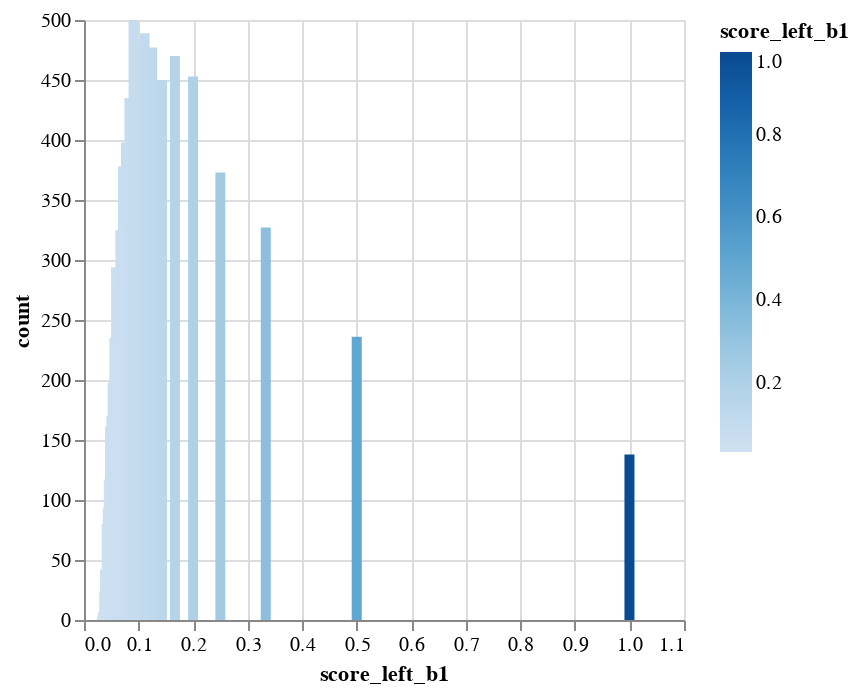
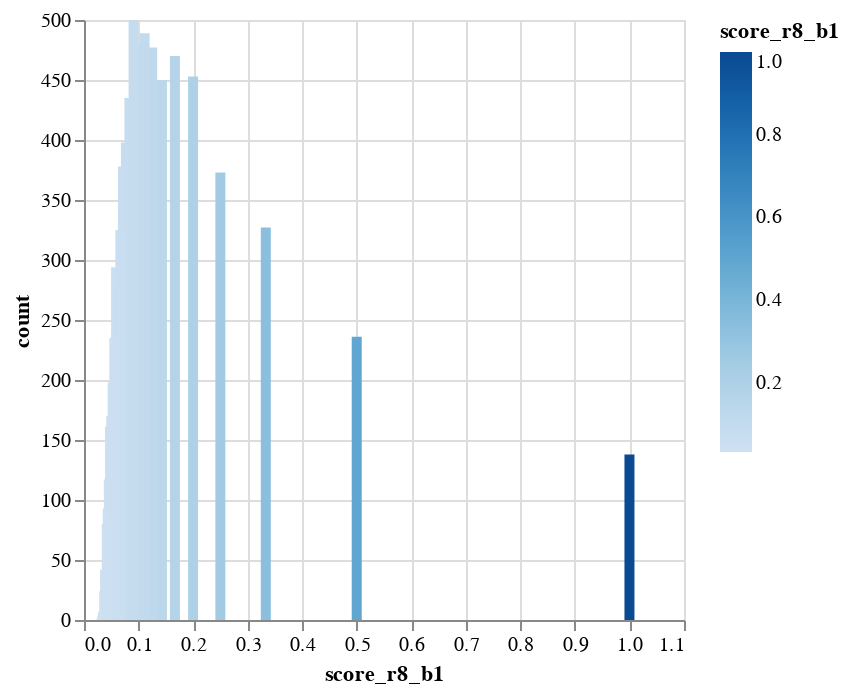

The notebook cell these images were saved under, in order:
### Code cell
show_b_stats('score_left_b1')
show_b_stats('score_r8_b1')

### Figure 1 — Vega-Lite specification as saved in the notebook (floating-point values rounded to 4 significant figures)
{"config": {"view": {"continuousWidth": 300, "continuousHeight": 300}}, "data": {"name": "data-6f4f39920234ded42066c412f915aed6"}, "mark": {"type": "bar", "tooltip": true}, "encoding": {"color": {"field": "score_left_b1", "type": "quantitative"}, "x": {"field": "score_left_b1", "type": "quantitative"}, "y": {"field": "count", "type": "quantitative"}}, "params": [{"name": "param_1", "select": {"type": "interval", "encodings": ["x", "y"]}, "bind": "scales"}], "$schema": "https://vega.github.io/schema/vega-lite/v5.20.1.json", "datasets": {"data-6f4f39920234ded42066c412f915aed6": [{"score_left_b1": 0.0476, "count": 161}, {"score_left_b1": 0.125, "count": 477}, {"score_left_b1": 0.0588, "count": 294}, {"score_left_b1": 0.0769, "count": 398}, {"score_left_b1": 0.0333, "count": 3}, {"score_left_b1": 0.0714, "count": 378}, {"score_left_b1": 0.037, "count": 24}, {"score_left_b1": 0.5, "count": 236}, {"score_left_b1": 0.1, "count": 480}, {"score_left_b1": 0.0833, "count": 435}, {"score_left_b1": 0.3333, "count": 327}, {"score_left_b1": 0.0345, "count": 6}, {"score_left_b1": 0.0625, "count": 277}, {"score_left_b1": 0.04, "count": 40}, {"score_left_b1": 0.1111, "count": 489}, {"score_left_b1": 0.0455, "count": 117}, {"score_left_b1": 0.25, "count": 373}, {"score_left_b1": 0.0667, "count": 325}, {"score_left_b1": 0.05, "count": 170}, {"score_left_b1": 0.0357, "count": 7}, {"score_left_b1": 0.0435, "count": 93}, {"score_left_b1": 0.0323, "count": 1}, {"score_left_b1": 1.0, "count": 138}, {"score_left_b1": 0.2, "count": 453}, {"score_left_b1": 0.1429, "count": 450}, {"score_left_b1": 0.0385, "count": 42}, {"score_left_b1": 0.1667, "count": 470}, {"score_left_b1": 0.0909, "count": 500}, {"score_left_b1": 0.0556, "count": 235}, {"score_left_b1": 0.0526, "count": 198}, {"score_left_b1": 0.0417, "count": 80}]}}

### Figure 2 — Vega-Lite specification as saved in the notebook (floating-point values rounded to 4 significant figures)
{"config": {"view": {"continuousWidth": 300, "continuousHeight": 300}}, "data": {"name": "data-d8f7e55c0654fbe7ceb1db393ccb2cd3"}, "mark": {"type": "bar", "tooltip": true}, "encoding": {"color": {"field": "score_r8_b1", "type": "quantitative"}, "x": {"field": "score_r8_b1", "type": "quantitative"}, "y": {"field": "count", "type": "quantitative"}}, "params": [{"name": "param_2", "select": {"type": "interval", "encodings": ["x", "y"]}, "bind": "scales"}], "$schema": "https://vega.github.io/schema/vega-lite/v5.20.1.json", "datasets": {"data-d8f7e55c0654fbe7ceb1db393ccb2cd3": [{"score_r8_b1": 0.125, "count": 477}, {"score_r8_b1": 0.0476, "count": 161}, {"score_r8_b1": 0.0333, "count": 3}, {"score_r8_b1": 0.0588, "count": 294}, {"score_r8_b1": 0.0769, "count": 398}, {"score_r8_b1": 0.037, "count": 24}, {"score_r8_b1": 0.0714, "count": 378}, {"score_r8_b1": 0.5, "count": 236}, {"score_r8_b1": 0.1, "count": 480}, {"score_r8_b1": 0.0833, "count": 435}, {"score_r8_b1": 0.3333, "count": 327}, {"score_r8_b1": 0.0345, "count": 6}, {"score_r8_b1": 0.04, "count": 40}, {"score_r8_b1": 0.0625, "count": 277}, {"score_r8_b1": 0.1111, "count": 489}, {"score_r8_b1": 0.0357, "count": 7}, {"score_r8_b1": 0.0667, "count": 325}, {"score_r8_b1": 0.25, "count": 373}, {"score_r8_b1": 0.0455, "count": 117}, {"score_r8_b1": 0.05, "count": 170}, {"score_r8_b1": 0.0435, "count": 93}, {"score_r8_b1": 0.0323, "count": 1}, {"score_r8_b1": 0.1429, "count": 450}, {"score_r8_b1": 1.0, "count": 138}, {"score_r8_b1": 0.2, "count": 453}, {"score_r8_b1": 0.0385, "count": 42}, {"score_r8_b1": 0.1667, "count": 470}, {"score_r8_b1": 0.0909, "count": 500}, {"score_r8_b1": 0.0526, "count": 198}, {"score_r8_b1": 0.0556, "count": 235}, {"score_r8_b1": 0.0417, "count": 80}]}}
